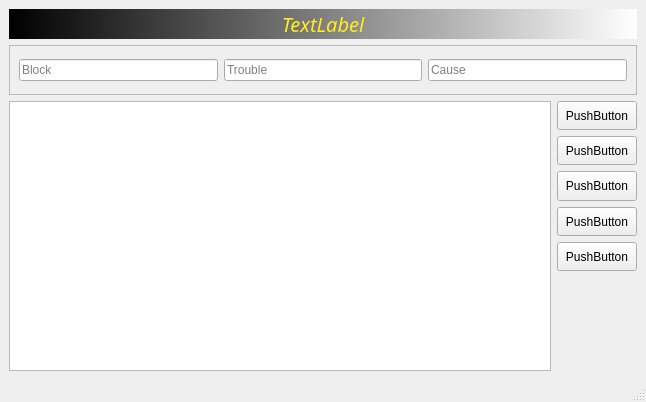
<?xml version="1.0" encoding="UTF-8"?>
<ui version="4.0">
 <class>MainWindow</class>
 <widget class="QMainWindow" name="MainWindow">
  <property name="geometry">
   <rect>
    <x>0</x>
    <y>0</y>
    <width>646</width>
    <height>402</height>
   </rect>
  </property>
  <property name="windowTitle">
   <string>MainWindow</string>
  </property>
  <property name="styleSheet">
   <string notr="true"/>
  </property>
  <widget class="QWidget" name="centralwidget">
   <layout class="QHBoxLayout" name="horizontalLayout_2">
    <item>
     <layout class="QVBoxLayout" name="verticalLayout_2">
      <item>
       <widget class="QLabel" name="label">
        <property name="sizePolicy">
         <sizepolicy hsizetype="Preferred" vsizetype="Fixed">
          <horstretch>0</horstretch>
          <verstretch>0</verstretch>
         </sizepolicy>
        </property>
        <property name="minimumSize">
         <size>
          <width>0</width>
          <height>30</height>
         </size>
        </property>
        <property name="font">
         <font>
          <family>Segoe UI Black</family>
          <pointsize>15</pointsize>
          <weight>50</weight>
          <italic>true</italic>
          <bold>false</bold>
         </font>
        </property>
        <property name="styleSheet">
         <string notr="true">background-color:qlineargradient(spread:pad, x1:0, y1:0, x2:1, y2:0, stop:0 rgba(0, 0, 0, 255), stop:1 rgba(255, 255, 255, 255));
color:rgb(255, 237, 28);</string>
        </property>
        <property name="text">
         <string>TextLabel</string>
        </property>
        <property name="textFormat">
         <enum>Qt::AutoText</enum>
        </property>
        <property name="alignment">
         <set>Qt::AlignCenter</set>
        </property>
       </widget>
      </item>
      <item>
       <widget class="QFrame" name="frame">
        <property name="minimumSize">
         <size>
          <width>0</width>
          <height>50</height>
         </size>
        </property>
        <property name="frameShape">
         <enum>QFrame::StyledPanel</enum>
        </property>
        <property name="frameShadow">
         <enum>QFrame::Raised</enum>
        </property>
        <layout class="QHBoxLayout" name="horizontalLayout_4">
         <item>
          <layout class="QHBoxLayout" name="horizontalLayout_3">
           <item>
            <widget class="QLineEdit" name="lineEdit">
             <property name="inputMask">
              <string/>
             </property>
             <property name="text">
              <string/>
             </property>
             <property name="placeholderText">
              <string>Block</string>
             </property>
            </widget>
           </item>
           <item>
            <widget class="QLineEdit" name="lineEdit_2">
             <property name="placeholderText">
              <string>Trouble</string>
             </property>
            </widget>
           </item>
           <item>
            <widget class="QLineEdit" name="lineEdit_3">
             <property name="placeholderText">
              <string>Cause</string>
             </property>
            </widget>
           </item>
          </layout>
         </item>
        </layout>
       </widget>
      </item>
      <item>
       <layout class="QHBoxLayout" name="horizontalLayout">
        <item>
         <widget class="QTableView" name="tableView">
          <property name="horizontalScrollBarPolicy">
           <enum>Qt::ScrollBarAsNeeded</enum>
          </property>
          <property name="sizeAdjustPolicy">
           <enum>QAbstractScrollArea::AdjustIgnored</enum>
          </property>
          <property name="alternatingRowColors">
           <bool>true</bool>
          </property>
          <attribute name="horizontalHeaderCascadingSectionResizes">
           <bool>false</bool>
          </attribute>
          <attribute name="horizontalHeaderDefaultSectionSize">
           <number>100</number>
          </attribute>
          <attribute name="horizontalHeaderMinimumSectionSize">
           <number>39</number>
          </attribute>
          <attribute name="horizontalHeaderShowSortIndicator" stdset="0">
           <bool>false</bool>
          </attribute>
          <attribute name="horizontalHeaderStretchLastSection">
           <bool>true</bool>
          </attribute>
          <attribute name="verticalHeaderStretchLastSection">
           <bool>false</bool>
          </attribute>
         </widget>
        </item>
        <item>
         <layout class="QVBoxLayout" name="verticalLayout">
          <item>
           <widget class="QPushButton" name="pushButton_4">
            <property name="sizePolicy">
             <sizepolicy hsizetype="Minimum" vsizetype="Preferred">
              <horstretch>0</horstretch>
              <verstretch>0</verstretch>
             </sizepolicy>
            </property>
            <property name="text">
             <string>PushButton</string>
            </property>
           </widget>
          </item>
          <item>
           <widget class="QPushButton" name="pushButton">
            <property name="sizePolicy">
             <sizepolicy hsizetype="Minimum" vsizetype="Preferred">
              <horstretch>0</horstretch>
              <verstretch>0</verstretch>
             </sizepolicy>
            </property>
            <property name="text">
             <string>PushButton</string>
            </property>
           </widget>
          </item>
          <item>
           <widget class="QPushButton" name="pushButton_2">
            <property name="sizePolicy">
             <sizepolicy hsizetype="Minimum" vsizetype="Preferred">
              <horstretch>0</horstretch>
              <verstretch>0</verstretch>
             </sizepolicy>
            </property>
            <property name="text">
             <string>PushButton</string>
            </property>
           </widget>
          </item>
          <item>
           <widget class="QPushButton" name="pushButton_3">
            <property name="sizePolicy">
             <sizepolicy hsizetype="Minimum" vsizetype="Preferred">
              <horstretch>0</horstretch>
              <verstretch>0</verstretch>
             </sizepolicy>
            </property>
            <property name="text">
             <string>PushButton</string>
            </property>
           </widget>
          </item>
          <item>
           <widget class="QPushButton" name="pushButton_5">
            <property name="sizePolicy">
             <sizepolicy hsizetype="Minimum" vsizetype="Preferred">
              <horstretch>0</horstretch>
              <verstretch>0</verstretch>
             </sizepolicy>
            </property>
            <property name="text">
             <string>PushButton</string>
            </property>
           </widget>
          </item>
          <item>
           <spacer name="verticalSpacer">
            <property name="orientation">
             <enum>Qt::Vertical</enum>
            </property>
            <property name="sizeType">
             <enum>QSizePolicy::Fixed</enum>
            </property>
            <property name="sizeHint" stdset="0">
             <size>
              <width>20</width>
              <height>100</height>
             </size>
            </property>
           </spacer>
          </item>
         </layout>
        </item>
       </layout>
      </item>
     </layout>
    </item>
   </layout>
  </widget>
  <widget class="QMenuBar" name="menubar">
   <property name="geometry">
    <rect>
     <x>0</x>
     <y>0</y>
     <width>646</width>
     <height>21</height>
    </rect>
   </property>
  </widget>
  <widget class="QStatusBar" name="statusbar"/>
 </widget>
 <resources/>
 <connections/>
</ui>
